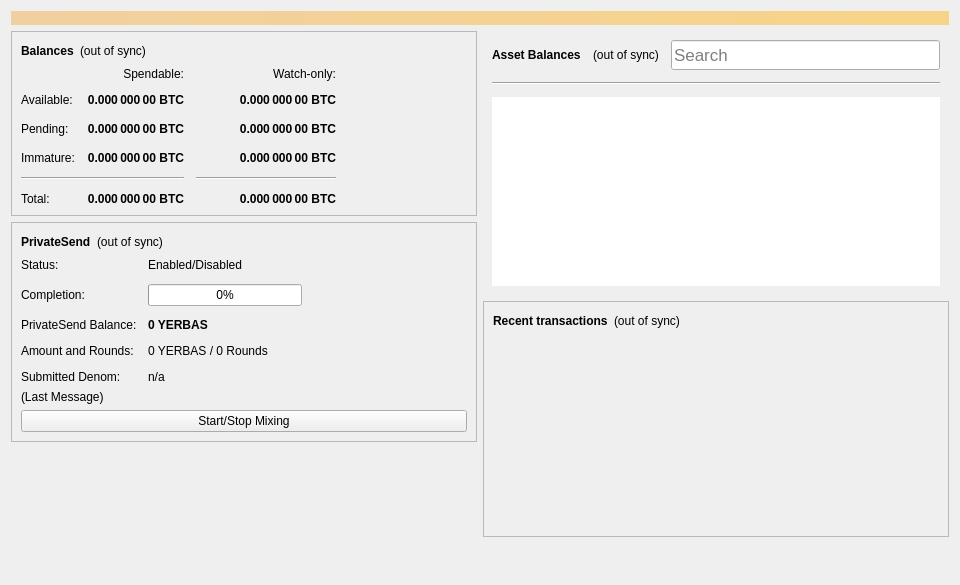
<?xml version="1.0" encoding="UTF-8"?>
<ui version="4.0">
 <class>OverviewPage</class>
 <widget class="QWidget" name="OverviewPage">
  <property name="geometry">
   <rect>
    <x>0</x>
    <y>0</y>
    <width>960</width>
    <height>585</height>
   </rect>
  </property>
  <property name="minimumSize">
   <size>
    <width>960</width>
    <height>0</height>
   </size>
  </property>
  <property name="windowTitle">
   <string>Form</string>
  </property>
  <layout class="QVBoxLayout" name="topLayout">
   <item>
    <widget class="QLabel" name="labelAlerts">
     <property name="visible">
      <bool>false</bool>
     </property>
     <property name="styleSheet">
      <string notr="true">QLabel { background-color: qlineargradient(x1: 0, y1: 0, x2: 1, y2: 0, stop:0 #F0D0A0, stop:1 #F8D488); color:#000000; }</string>
     </property>
     <property name="wordWrap">
      <bool>true</bool>
     </property>
     <property name="margin">
      <number>3</number>
     </property>
     <property name="textInteractionFlags">
      <set>Qt::TextSelectableByMouse</set>
     </property>
    </widget>
   </item>
   <item>
    <layout class="QHBoxLayout" name="horizontalLayout" stretch="1,1">
     <item>
      <layout class="QVBoxLayout" name="verticalLayout_2">
       <item>
        <widget class="QFrame" name="frame">
         <property name="frameShape">
          <enum>QFrame::StyledPanel</enum>
         </property>
         <property name="frameShadow">
          <enum>QFrame::Raised</enum>
         </property>
         <layout class="QVBoxLayout" name="verticalLayout_4">
          <item>
           <layout class="QHBoxLayout" name="horizontalLayout_4">
            <item>
             <widget class="QLabel" name="label_5">
              <property name="font">
               <font>
                <weight>75</weight>
                <bold>true</bold>
               </font>
              </property>
              <property name="text">
               <string>Balances</string>
              </property>
             </widget>
            </item>
            <item>
             <widget class="QLabel" name="labelWalletStatus">
              <property name="toolTip">
               <string>The displayed information may be out of date. Your wallet automatically synchronizes with the Yerbas network after a connection is established, but this process has not completed yet.</string>
              </property>
              <property name="text">
               <string notr="true">(out of sync)</string>
              </property>
              <property name="alignment">
               <set>Qt::AlignLeading|Qt::AlignLeft|Qt::AlignVCenter</set>
              </property>
             </widget>
            </item>
            <item>
             <spacer name="horizontalSpacer_3">
              <property name="orientation">
               <enum>Qt::Horizontal</enum>
              </property>
              <property name="sizeHint" stdset="0">
               <size>
                <width>40</width>
                <height>20</height>
               </size>
              </property>
             </spacer>
            </item>
           </layout>
          </item>
          <item>
           <layout class="QGridLayout" name="gridLayout">
            <property name="spacing">
             <number>12</number>
            </property>
            <item row="2" column="2">
             <widget class="QLabel" name="labelWatchPending">
              <property name="font">
               <font>
                <weight>75</weight>
                <bold>true</bold>
               </font>
              </property>
              <property name="cursor">
               <cursorShape>IBeamCursor</cursorShape>
              </property>
              <property name="toolTip">
               <string>Unconfirmed transactions to watch-only addresses</string>
              </property>
              <property name="text">
               <string notr="true">0.000 000 00 BTC</string>
              </property>
              <property name="alignment">
               <set>Qt::AlignRight|Qt::AlignTrailing|Qt::AlignVCenter</set>
              </property>
              <property name="textInteractionFlags">
               <set>Qt::LinksAccessibleByMouse|Qt::TextSelectableByKeyboard|Qt::TextSelectableByMouse</set>
              </property>
             </widget>
            </item>
            <item row="2" column="1">
             <widget class="QLabel" name="labelUnconfirmed">
              <property name="font">
               <font>
                <weight>75</weight>
                <bold>true</bold>
               </font>
              </property>
              <property name="cursor">
               <cursorShape>IBeamCursor</cursorShape>
              </property>
              <property name="toolTip">
               <string>Total of transactions that have yet to be confirmed, and do not yet count toward the spendable balance</string>
              </property>
              <property name="text">
               <string notr="true">0.000 000 00 BTC</string>
              </property>
              <property name="alignment">
               <set>Qt::AlignRight|Qt::AlignTrailing|Qt::AlignVCenter</set>
              </property>
              <property name="textInteractionFlags">
               <set>Qt::LinksAccessibleByMouse|Qt::TextSelectableByKeyboard|Qt::TextSelectableByMouse</set>
              </property>
             </widget>
            </item>
            <item row="3" column="2">
             <widget class="QLabel" name="labelWatchImmature">
              <property name="font">
               <font>
                <weight>75</weight>
                <bold>true</bold>
               </font>
              </property>
              <property name="cursor">
               <cursorShape>IBeamCursor</cursorShape>
              </property>
              <property name="toolTip">
               <string>Mined balance in watch-only addresses that has not yet matured</string>
              </property>
              <property name="text">
               <string notr="true">0.000 000 00 BTC</string>
              </property>
              <property name="alignment">
               <set>Qt::AlignRight|Qt::AlignTrailing|Qt::AlignVCenter</set>
              </property>
              <property name="textInteractionFlags">
               <set>Qt::LinksAccessibleByMouse|Qt::TextSelectableByKeyboard|Qt::TextSelectableByMouse</set>
              </property>
             </widget>
            </item>
            <item row="4" column="0" colspan="2">
             <widget class="Line" name="lineSpendableBalance">
              <property name="orientation">
               <enum>Qt::Horizontal</enum>
              </property>
             </widget>
            </item>
            <item row="4" column="2">
             <widget class="Line" name="lineWatchBalance">
              <property name="sizePolicy">
               <sizepolicy hsizetype="Preferred" vsizetype="Fixed">
                <horstretch>0</horstretch>
                <verstretch>0</verstretch>
               </sizepolicy>
              </property>
              <property name="minimumSize">
               <size>
                <width>140</width>
                <height>0</height>
               </size>
              </property>
              <property name="orientation">
               <enum>Qt::Horizontal</enum>
              </property>
             </widget>
            </item>
            <item row="5" column="0">
             <widget class="QLabel" name="labelTotalText">
              <property name="text">
               <string>Total:</string>
              </property>
             </widget>
            </item>
            <item row="3" column="1">
             <widget class="QLabel" name="labelImmature">
              <property name="font">
               <font>
                <weight>75</weight>
                <bold>true</bold>
               </font>
              </property>
              <property name="cursor">
               <cursorShape>IBeamCursor</cursorShape>
              </property>
              <property name="toolTip">
               <string>Mined balance that has not yet matured</string>
              </property>
              <property name="text">
               <string notr="true">0.000 000 00 BTC</string>
              </property>
              <property name="alignment">
               <set>Qt::AlignRight|Qt::AlignTrailing|Qt::AlignVCenter</set>
              </property>
              <property name="textInteractionFlags">
               <set>Qt::LinksAccessibleByMouse|Qt::TextSelectableByKeyboard|Qt::TextSelectableByMouse</set>
              </property>
             </widget>
            </item>
            <item row="2" column="3">
             <spacer name="horizontalSpacer_2">
              <property name="orientation">
               <enum>Qt::Horizontal</enum>
              </property>
              <property name="sizeHint" stdset="0">
               <size>
                <width>40</width>
                <height>20</height>
               </size>
              </property>
             </spacer>
            </item>
            <item row="3" column="0">
             <widget class="QLabel" name="labelImmatureText">
              <property name="text">
               <string>Immature:</string>
              </property>
             </widget>
            </item>
            <item row="5" column="1">
             <widget class="QLabel" name="labelTotal">
              <property name="font">
               <font>
                <weight>75</weight>
                <bold>true</bold>
               </font>
              </property>
              <property name="cursor">
               <cursorShape>IBeamCursor</cursorShape>
              </property>
              <property name="toolTip">
               <string>Your current total balance</string>
              </property>
              <property name="text">
               <string notr="true">0.000 000 00 BTC</string>
              </property>
              <property name="alignment">
               <set>Qt::AlignRight|Qt::AlignTrailing|Qt::AlignVCenter</set>
              </property>
              <property name="textInteractionFlags">
               <set>Qt::LinksAccessibleByMouse|Qt::TextSelectableByKeyboard|Qt::TextSelectableByMouse</set>
              </property>
             </widget>
            </item>
            <item row="5" column="2">
             <widget class="QLabel" name="labelWatchTotal">
              <property name="font">
               <font>
                <weight>75</weight>
                <bold>true</bold>
               </font>
              </property>
              <property name="cursor">
               <cursorShape>IBeamCursor</cursorShape>
              </property>
              <property name="toolTip">
               <string>Current total balance in watch-only addresses</string>
              </property>
              <property name="text">
               <string notr="true">0.000 000 00 BTC</string>
              </property>
              <property name="alignment">
               <set>Qt::AlignRight|Qt::AlignTrailing|Qt::AlignVCenter</set>
              </property>
              <property name="textInteractionFlags">
               <set>Qt::LinksAccessibleByMouse|Qt::TextSelectableByKeyboard|Qt::TextSelectableByMouse</set>
              </property>
             </widget>
            </item>
            <item row="0" column="2">
             <widget class="QLabel" name="labelWatchonly">
              <property name="text">
               <string>Watch-only:</string>
              </property>
              <property name="alignment">
               <set>Qt::AlignRight|Qt::AlignTrailing|Qt::AlignVCenter</set>
              </property>
             </widget>
            </item>
            <item row="1" column="0">
             <widget class="QLabel" name="labelBalanceText">
              <property name="text">
               <string>Available:</string>
              </property>
             </widget>
            </item>
            <item row="1" column="1">
             <widget class="QLabel" name="labelBalance">
              <property name="font">
               <font>
                <weight>75</weight>
                <bold>true</bold>
               </font>
              </property>
              <property name="cursor">
               <cursorShape>IBeamCursor</cursorShape>
              </property>
              <property name="toolTip">
               <string>Your current spendable balance</string>
              </property>
              <property name="text">
               <string notr="true">0.000 000 00 BTC</string>
              </property>
              <property name="alignment">
               <set>Qt::AlignRight|Qt::AlignTrailing|Qt::AlignVCenter</set>
              </property>
              <property name="textInteractionFlags">
               <set>Qt::LinksAccessibleByMouse|Qt::TextSelectableByKeyboard|Qt::TextSelectableByMouse</set>
              </property>
             </widget>
            </item>
            <item row="1" column="2">
             <widget class="QLabel" name="labelWatchAvailable">
              <property name="font">
               <font>
                <weight>75</weight>
                <bold>true</bold>
               </font>
              </property>
              <property name="cursor">
               <cursorShape>IBeamCursor</cursorShape>
              </property>
              <property name="toolTip">
               <string>Your current balance in watch-only addresses</string>
              </property>
              <property name="text">
               <string notr="true">0.000 000 00 BTC</string>
              </property>
              <property name="alignment">
               <set>Qt::AlignRight|Qt::AlignTrailing|Qt::AlignVCenter</set>
              </property>
              <property name="textInteractionFlags">
               <set>Qt::LinksAccessibleByMouse|Qt::TextSelectableByKeyboard|Qt::TextSelectableByMouse</set>
              </property>
             </widget>
            </item>
            <item row="2" column="0">
             <widget class="QLabel" name="labelPendingText">
              <property name="text">
               <string>Pending:</string>
              </property>
             </widget>
            </item>
            <item row="0" column="1">
             <widget class="QLabel" name="labelSpendable">
              <property name="text">
               <string>Spendable:</string>
              </property>
              <property name="alignment">
               <set>Qt::AlignRight|Qt::AlignTrailing|Qt::AlignVCenter</set>
              </property>
             </widget>
            </item>
           </layout>
          </item>
         </layout>
        </widget>
       </item>
       <item>
        <widget class="QFrame" name="framePrivateSend">
         <property name="layoutDirection">
          <enum>Qt::LeftToRight</enum>
         </property>
         <property name="frameShape">
          <enum>QFrame::StyledPanel</enum>
         </property>
         <property name="frameShadow">
          <enum>QFrame::Raised</enum>
         </property>
         <layout class="QVBoxLayout" name="VerticalLayout_PS1">
          <item>
           <layout class="QHBoxLayout" name="horizontalLayout_5">
            <item>
             <widget class="QLabel" name="labelPrivateSendHeader">
              <property name="font">
               <font>
                <weight>75</weight>
                <bold>true</bold>
               </font>
              </property>
              <property name="text">
               <string>PrivateSend</string>
              </property>
             </widget>
            </item>
            <item>
             <widget class="QLabel" name="labelPrivateSendSyncStatus">
              <property name="toolTip">
               <string>The displayed information may be out of date. Your wallet automatically synchronizes with the Yerbas network after a connection is established, but this process has not completed yet.</string>
              </property>
              <property name="text">
               <string notr="true">(out of sync)</string>
              </property>
              <property name="alignment">
               <set>Qt::AlignLeading|Qt::AlignLeft|Qt::AlignVCenter</set>
              </property>
             </widget>
            </item>
            <item>
             <spacer name="horizontalSpacer_4">
              <property name="orientation">
               <enum>Qt::Horizontal</enum>
              </property>
              <property name="sizeHint" stdset="0">
               <size>
                <width>40</width>
                <height>20</height>
               </size>
              </property>
             </spacer>
            </item>
           </layout>
          </item>
          <item>
           <layout class="QFormLayout" name="privateSendFormLayout">
            <property name="fieldGrowthPolicy">
             <enum>QFormLayout::AllNonFixedFieldsGrow</enum>
            </property>
            <property name="horizontalSpacing">
             <number>11</number>
            </property>
            <property name="verticalSpacing">
             <number>12</number>
            </property>
            <item row="0" column="0">
             <widget class="QLabel" name="labelPrivateSendEnabledText">
              <property name="text">
               <string>Status:</string>
              </property>
             </widget>
            </item>
            <item row="0" column="1">
             <widget class="QLabel" name="labelPrivateSendEnabled">
              <property name="text">
               <string>Enabled/Disabled</string>
              </property>
             </widget>
            </item>
            <item row="1" column="0">
             <widget class="QLabel" name="labelCompletitionText">
              <property name="text">
               <string>Completion:</string>
              </property>
             </widget>
            </item>
            <item row="1" column="1">
             <widget class="QProgressBar" name="privateSendProgress">
              <property name="maximumSize">
               <size>
                <width>154</width>
                <height>16777215</height>
               </size>
              </property>
              <property name="value">
               <number>0</number>
              </property>
             </widget>
            </item>
            <item row="2" column="0">
             <widget class="QLabel" name="labelAnonymizedText">
              <property name="text">
               <string>PrivateSend Balance:</string>
              </property>
             </widget>
            </item>
            <item row="2" column="1">
             <widget class="QLabel" name="labelAnonymized">
              <property name="font">
               <font>
                <weight>75</weight>
                <bold>true</bold>
               </font>
              </property>
              <property name="text">
               <string notr="true">0 YERBAS</string>
              </property>
             </widget>
            </item>
            <item row="3" column="0">
             <widget class="QLabel" name="labelAmountAndRoundsText">
              <property name="text">
               <string>Amount and Rounds:</string>
              </property>
             </widget>
            </item>
            <item row="3" column="1">
             <widget class="QLabel" name="labelAmountRounds">
              <property name="text">
               <string>0 YERBAS / 0 Rounds</string>
              </property>
             </widget>
            </item>
            <item row="4" column="0">
             <widget class="QLabel" name="labelSubmittedDenomText">
              <property name="text">
               <string>Submitted Denom:</string>
              </property>
             </widget>
            </item>
            <item row="4" column="1">
             <widget class="QLabel" name="labelSubmittedDenom">
              <property name="toolTip">
               <string>The denominations you submitted to the Smartnode.&lt;br&gt;To mix, other users must submit the exact same denominations.</string>
              </property>
              <property name="text">
               <string>n/a</string>
              </property>
             </widget>
            </item>
           </layout>
          </item>
          <item>
           <layout class="QVBoxLayout" name="VerticalLayout_PS">
            <item>
             <widget class="QLabel" name="labelPrivateSendLastMessage">
              <property name="text">
               <string>(Last Message)</string>
              </property>
              <property name="alignment">
               <set>Qt::AlignLeading|Qt::AlignLeft|Qt::AlignTop</set>
              </property>
              <property name="wordWrap">
               <bool>true</bool>
              </property>
             </widget>
            </item>
            <item>
             <widget class="QPushButton" name="togglePrivateSend">
              <property name="sizePolicy">
               <sizepolicy hsizetype="MinimumExpanding" vsizetype="Fixed">
                <horstretch>0</horstretch>
                <verstretch>0</verstretch>
               </sizepolicy>
              </property>
              <property name="text">
               <string>Start/Stop Mixing</string>
              </property>
             </widget>
            </item>
           </layout>
          </item>
         </layout>
        </widget>
       </item>
       <item>
        <spacer name="verticalSpacer">
         <property name="orientation">
          <enum>Qt::Vertical</enum>
         </property>
         <property name="sizeHint" stdset="0">
          <size>
           <width>20</width>
           <height>40</height>
          </size>
         </property>
        </spacer>
       </item>
      </layout>
     </item>
     <item>
      <layout class="QVBoxLayout" name="verticalLayout_3">
       <item>
        <widget class="QFrame" name="assetFrame">
         <property name="minimumSize">
          <size>
           <width>350</width>
           <height>150</height>
          </size>
         </property>
         <property name="autoFillBackground">
          <bool>true</bool>
         </property>
         <property name="frameShape">
          <enum>QFrame::NoFrame</enum>
         </property>
         <property name="frameShadow">
          <enum>QFrame::Plain</enum>
         </property>
         <property name="lineWidth">
          <number>0</number>
         </property>
         <layout class="QVBoxLayout" name="verticalLayout_7">
          <property name="spacing">
           <number>12</number>
          </property>
          <item>
           <layout class="QHBoxLayout" name="assetBalanceHorizontalLayout">
            <item alignment="Qt::AlignVCenter">
             <widget class="QLabel" name="assetBalanceLabel">
              <property name="font">
               <font>
                <weight>75</weight>
                <bold>true</bold>
               </font>
              </property>
              <property name="text">
               <string>Asset Balances</string>
              </property>
             </widget>
            </item>
            <item>
             <widget class="QLabel" name="labelAssetStatus">
              <property name="text">
               <string>(out of sync)</string>
              </property>
             </widget>
            </item>
            <item alignment="Qt::AlignBottom">
             <widget class="QLineEdit" name="assetSearch">
              <property name="sizePolicy">
               <sizepolicy hsizetype="Expanding" vsizetype="Preferred">
                <horstretch>0</horstretch>
                <verstretch>0</verstretch>
               </sizepolicy>
              </property>
              <property name="minimumSize">
               <size>
                <width>0</width>
                <height>30</height>
               </size>
              </property>
              <property name="maximumSize">
               <size>
                <width>16777215</width>
                <height>30</height>
               </size>
              </property>
              <property name="sizeIncrement">
               <size>
                <width>0</width>
                <height>0</height>
               </size>
              </property>
              <property name="baseSize">
               <size>
                <width>0</width>
                <height>0</height>
               </size>
              </property>
              <property name="font">
               <font>
                <pointsize>13</pointsize>
               </font>
              </property>
              <property name="maxLength">
               <number>32</number>
              </property>
              <property name="frame">
               <bool>true</bool>
              </property>
              <property name="alignment">
               <set>Qt::AlignLeading|Qt::AlignLeft|Qt::AlignVCenter</set>
              </property>
              <property name="placeholderText">
               <string>Search</string>
              </property>
              <property name="clearButtonEnabled">
               <bool>true</bool>
              </property>
             </widget>
            </item>
           </layout>
          </item>
          <item>
           <widget class="Line" name="assetBalanceLine">
            <property name="orientation">
             <enum>Qt::Horizontal</enum>
            </property>
           </widget>
          </item>
          <item>
           <widget class="QListView" name="listAssets">
            <property name="frameShape">
             <enum>QFrame::NoFrame</enum>
            </property>
            <property name="lineWidth">
             <number>0</number>
            </property>
            <property name="verticalScrollMode">
             <enum>QAbstractItemView::ScrollPerItem</enum>
            </property>
           </widget>
          </item>
         </layout>
        </widget>
       </item>
       <item>
        <widget class="QFrame" name="frame_2">
         <property name="frameShape">
          <enum>QFrame::StyledPanel</enum>
         </property>
         <property name="frameShadow">
          <enum>QFrame::Raised</enum>
         </property>
         <layout class="QVBoxLayout" name="verticalLayout">
          <item>
           <layout class="QHBoxLayout" name="horizontalLayout_2">
            <item>
             <widget class="QLabel" name="label_4">
              <property name="font">
               <font>
                <weight>75</weight>
                <bold>true</bold>
               </font>
              </property>
              <property name="text">
               <string>Recent transactions</string>
              </property>
             </widget>
            </item>
            <item>
             <widget class="QLabel" name="labelTransactionsStatus">
              <property name="toolTip">
               <string>The displayed information may be out of date. Your wallet automatically synchronizes with the Yerbas network after a connection is established, but this process has not completed yet.</string>
              </property>
              <property name="text">
               <string notr="true">(out of sync)</string>
              </property>
              <property name="alignment">
               <set>Qt::AlignLeading|Qt::AlignLeft|Qt::AlignVCenter</set>
              </property>
             </widget>
            </item>
            <item>
             <spacer name="horizontalSpacer">
              <property name="orientation">
               <enum>Qt::Horizontal</enum>
              </property>
              <property name="sizeHint" stdset="0">
               <size>
                <width>40</width>
                <height>20</height>
               </size>
              </property>
             </spacer>
            </item>
           </layout>
          </item>
          <item>
           <widget class="QListView" name="listTransactions">
            <property name="styleSheet">
             <string notr="true">QListView { background: transparent; }</string>
            </property>
            <property name="frameShape">
             <enum>QFrame::NoFrame</enum>
            </property>
            <property name="verticalScrollBarPolicy">
             <enum>Qt::ScrollBarAlwaysOff</enum>
            </property>
            <property name="horizontalScrollBarPolicy">
             <enum>Qt::ScrollBarAlwaysOff</enum>
            </property>
            <property name="selectionMode">
             <enum>QAbstractItemView::NoSelection</enum>
            </property>
           </widget>
          </item>
         </layout>
        </widget>
       </item>
       <item>
        <spacer name="verticalSpacer_2">
         <property name="orientation">
          <enum>Qt::Vertical</enum>
         </property>
         <property name="sizeHint" stdset="0">
          <size>
           <width>20</width>
           <height>40</height>
          </size>
         </property>
        </spacer>
       </item>
      </layout>
     </item>
    </layout>
   </item>
  </layout>
 </widget>
 <resources/>
 <connections/>
</ui>
